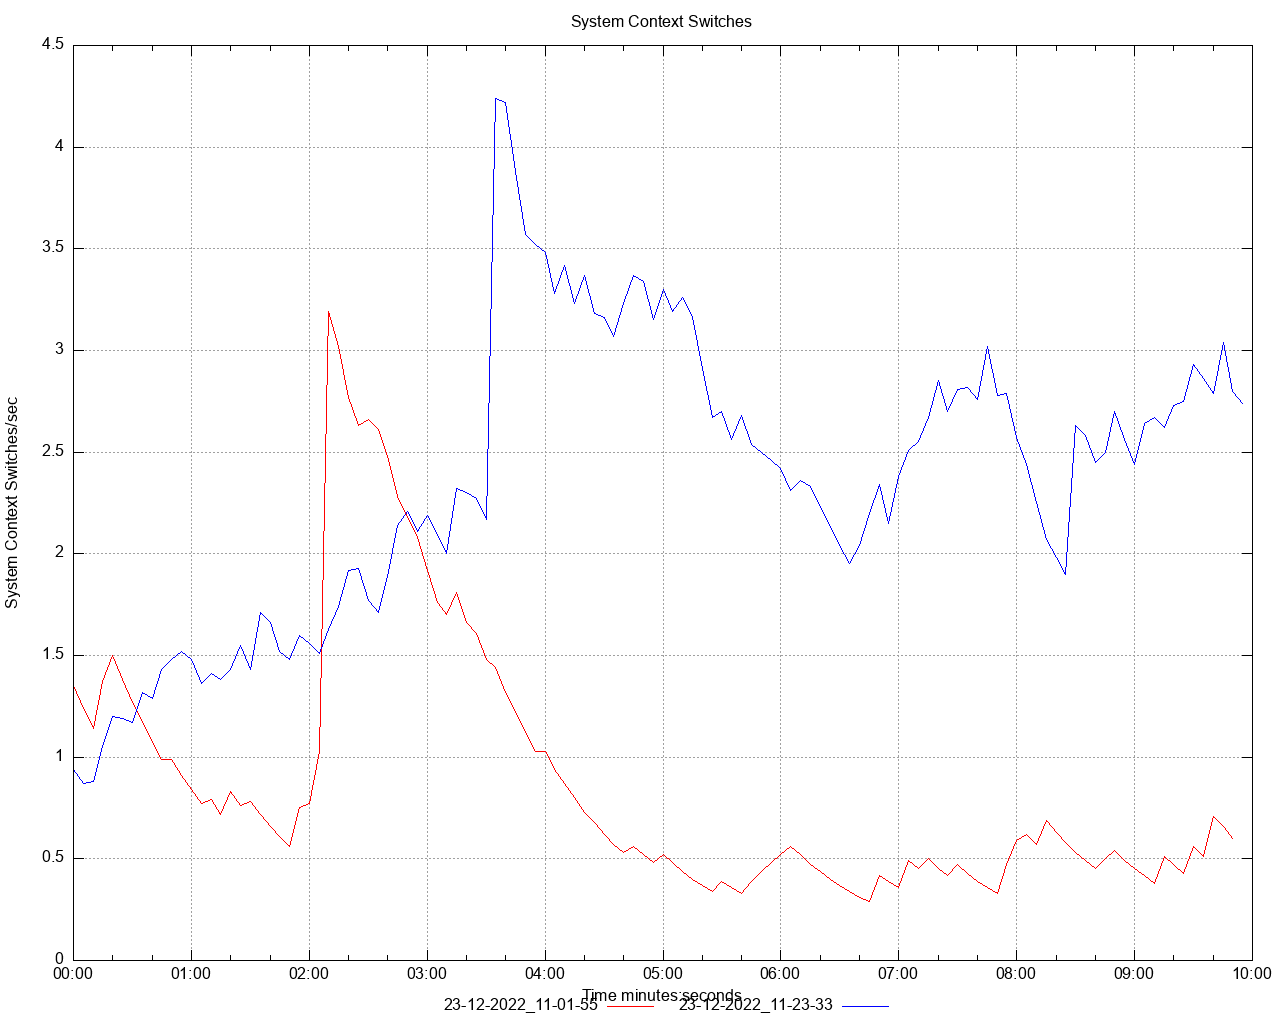

Reproduce this figure in gnuplot.
set title 'System Context Switches' noenhanced
set style data lines
set datafile separator ","
set terminal png size 1280,1024
set grid
set key below
set xdata time
set timefmt "%s"
offset = 0
t0(x)=(offset=($0==0) ? x : offset, x - offset)
set xlabel 'Time minutes:seconds'
set ylabel 'System Context Switches/sec'
set output '/Users/ahmet.mircik/Workspace/python/hazelcast-simulator/offload-benchmarks/report/dstat/system_context_switches_A2.png'
plot \
   '/Users/ahmet.mircik/Workspace/python/hazelcast-simulator/offload-benchmarks/report/data/system_context_switches_A2_1.data' using (t0(timecolumn(1))):2 title "23-12-2022_11-01-55" noenhanced lt rgb "red", \
   '/Users/ahmet.mircik/Workspace/python/hazelcast-simulator/offload-benchmarks/report/data/system_context_switches_A2_2.data' using (t0(timecolumn(1))):2 title "23-12-2022_11-23-33" noenhanced lt rgb "blue", \
